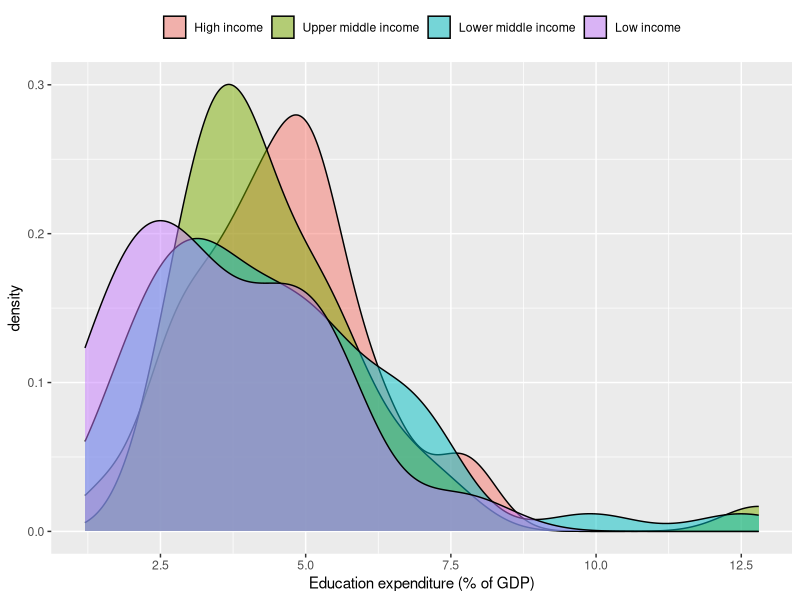
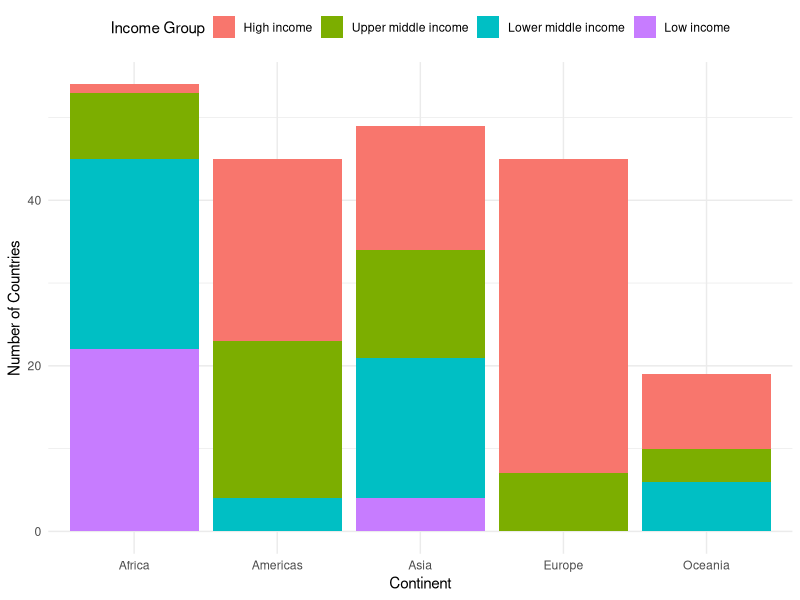
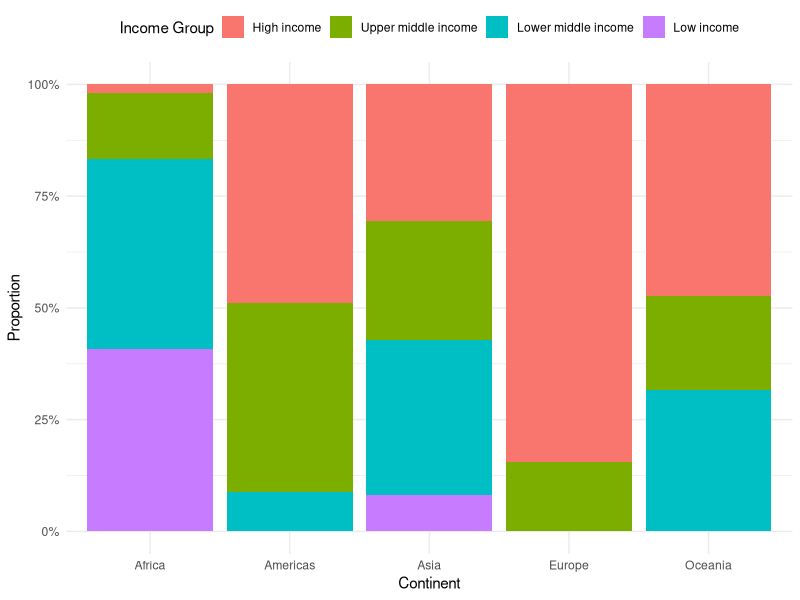
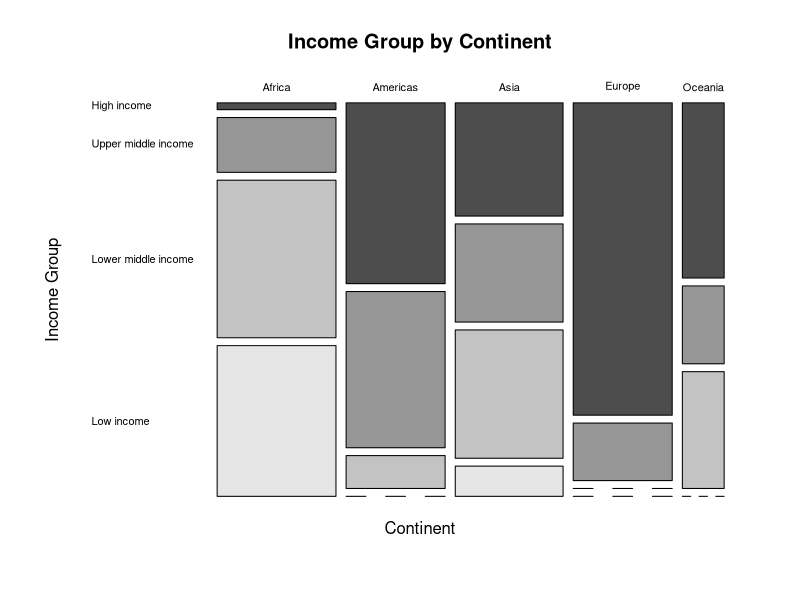
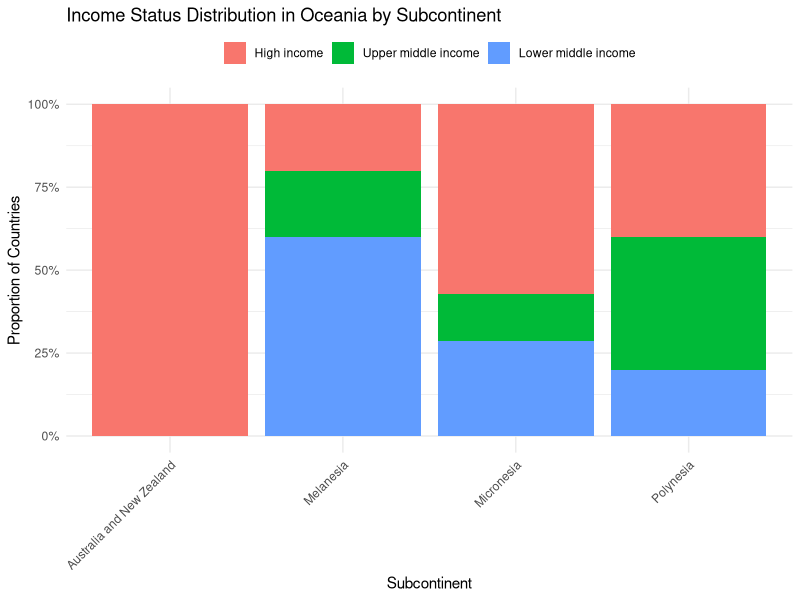
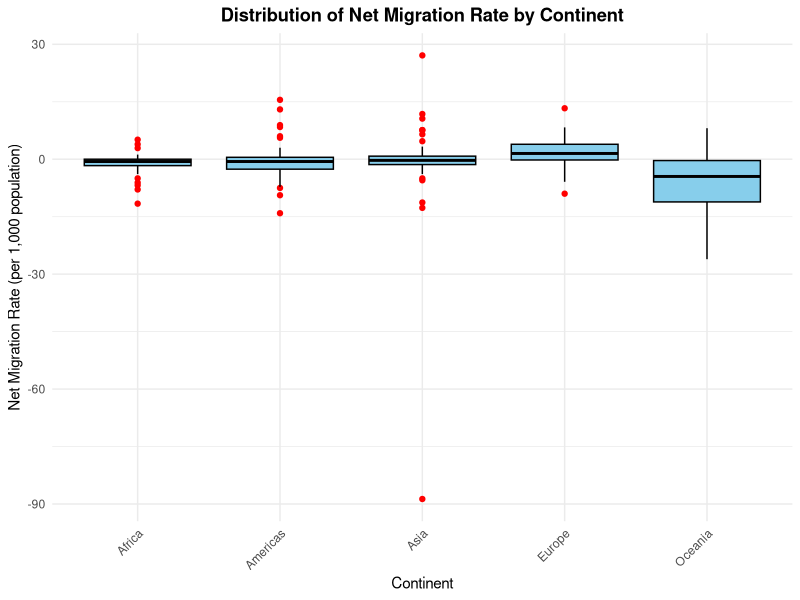
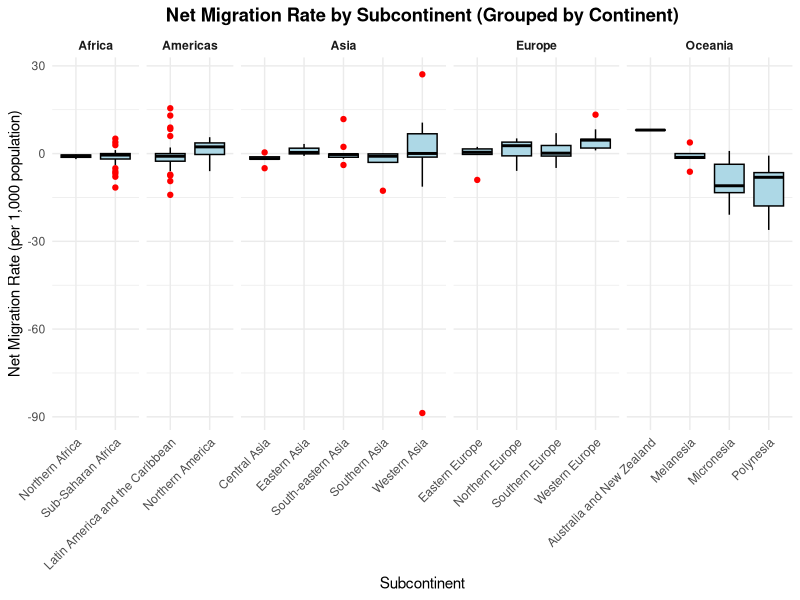

Generate these figures, in order, with R:
## ---- chunk 1
knitr::opts_chunk$set(echo = FALSE)
## ---- chunk 2
library(ggplot2)
library(dplyr)
## ---- chunk 3
data_case_study2 <- read.csv("world_data_2020_tidy.csv", header = TRUE, sep = ";")
head(data_case_study2)
nrow(data_case_study2)
data_case_study2 <- data_case_study2[data_case_study2$income_group != ".", ]
nrow(data_case_study2)
## ---- chunk 4
# Ensure education_expenditure is numeric and clean
clean_vals <- gsub(",", ".", data_case_study2[["education_expenditure"]])
clean_vals[clean_vals %in% c("..", "n/a", "", "NA")] <- NA
data_case_study2$net_migration_rate <- as.numeric(gsub(",", ".", data_case_study2$net_migration_rate))
data_case_study2$youth_unempl_rate <- as.numeric(gsub(",", ".", data_case_study2$youth_unempl_rate))
data_case_study2$education_expenditure <- as.numeric(clean_vals)

# Order income groups from High to Low
data_case_study2$income_group <- factor(
  data_case_study2[["income_group"]],
  levels = c("High income", "Upper middle income", "Lower middle income", "Low income")
)

# Create the density plot
ggplot(data_case_study2, aes(x = education_expenditure, fill = income_group)) +
  geom_density(color = "black", alpha = 0.5) +
  scale_fill_discrete(name = NULL) +  # Remove legend title
  labs(x = "Education expenditure (% of GDP)") +
  theme(
    legend.position = "top",
    legend.justification = "center",
    legend.title = element_blank()
  )
## ---- chunk 5
ggplot(data_case_study2, aes(x = continent.x, fill = income_group)) +
  geom_bar(position = "stack") +
  labs(x = "Continent", y = "Number of Countries", fill = "Income Group") +
  theme_minimal() +
  theme(legend.position = "top")
## ---- chunk 6
ggplot(data_case_study2, aes(x = continent.x, fill = income_group)) +
  geom_bar(position = "fill") +
  labs(x = "Continent", y = "Proportion", fill = "Income Group") +
  scale_y_continuous(labels = scales::percent) +
  theme_minimal() +
  theme(legend.position = "top")
## ---- chunk 7
# Create a contingency table
tbl <- table(data_case_study2$continent.x, data_case_study2$income_group)

# Mosaic plot
mosaicplot(tbl, main = "Income Group by Continent", xlab = "Continent", ylab = "Income Group", color = TRUE, las = 1)
## ---- chunk 8
# Filter only Oceania
oceania_data <- data_case_study2 %>% 
  filter(continent.x == "Oceania", !is.na(subcontinent.x), !is.na(income_group))

# Make sure income_group is an ordered factor (from High to Low)
oceania_data$income_group <- factor(oceania_data$income_group,
                                    levels = c("High income", "Upper middle income", 
                                               "Lower middle income", "Low income"))

# Plot: Relative frequencies (position = "fill")
ggplot(oceania_data, aes(x = subcontinent.x, fill = income_group)) +
  geom_bar(position = "fill") +
  scale_y_continuous(labels = scales::percent_format()) +
  labs(x = "Subcontinent", 
       y = "Proportion of Countries", 
       fill = "Income Group",
       title = "Income Status Distribution in Oceania by Subcontinent") +
  theme_minimal() +
  theme(legend.position = "top",
        legend.title = element_blank(),
        axis.text.x = element_text(angle = 45, hjust = 1))
## ---- chunk 9
data_box <- data_case_study2 %>%
  filter(!is.na(continent.x), !is.na(net_migration_rate))

# Create boxplot
ggplot(data_box, aes(x = continent.x, y = net_migration_rate)) +
  geom_boxplot(fill = "skyblue", color = "black", outlier.color = "red") +
  labs(
    title = "Distribution of Net Migration Rate by Continent",
    x = "Continent",
    y = "Net Migration Rate (per 1,000 population)"
  ) +
  theme_minimal() +
  theme(
    axis.text.x = element_text(angle = 45, hjust = 1),
    plot.title = element_text(face = "bold", hjust = 0.5)
  )

asia_data <- data_box %>% filter(continent.x == "Asia")

# Calculate IQR bounds
q1 <- quantile(asia_data$net_migration_rate, 0.25, na.rm = TRUE)
q3 <- quantile(asia_data$net_migration_rate, 0.75, na.rm = TRUE)
iqr <- q3 - q1

lower_bound <- q1 - 1.5 * iqr
upper_bound <- q3 + 1.5 * iqr

# Identify outliers
asia_outliers <- asia_data %>%
  filter(net_migration_rate < lower_bound | net_migration_rate > upper_bound)

# Show largest negative and positive outlier
asia_outliers %>%
  arrange(net_migration_rate) %>%
  select(country.x, net_migration_rate) %>%
  slice(c(1, n()))
## ---- chunk 10
migration_data <- data_case_study2 %>%
  filter(!is.na(continent.x), !is.na(subcontinent.x), !is.na(net_migration_rate))

# Plot
ggplot(migration_data, aes(x = subcontinent.x, y = net_migration_rate)) +
  geom_boxplot(fill = "lightblue", color = "black", outlier.color = "red") +
  facet_grid(. ~ continent.x, scales = "free_x", space = "free_x") +
  labs(
    title = "Net Migration Rate by Subcontinent (Grouped by Continent)",
    x = "Subcontinent",
    y = "Net Migration Rate (per 1,000 population)"
  ) +
  theme_minimal() +
  theme(
    axis.text.x = element_text(angle = 45, hjust = 1),
    strip.text.x = element_text(face = "bold"),
    plot.title = element_text(face = "bold", hjust = 0.5)
  )
